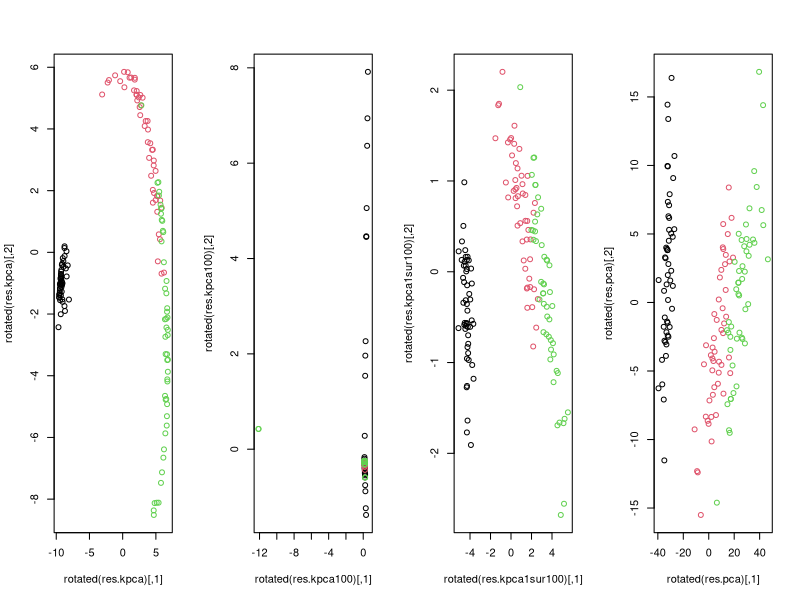
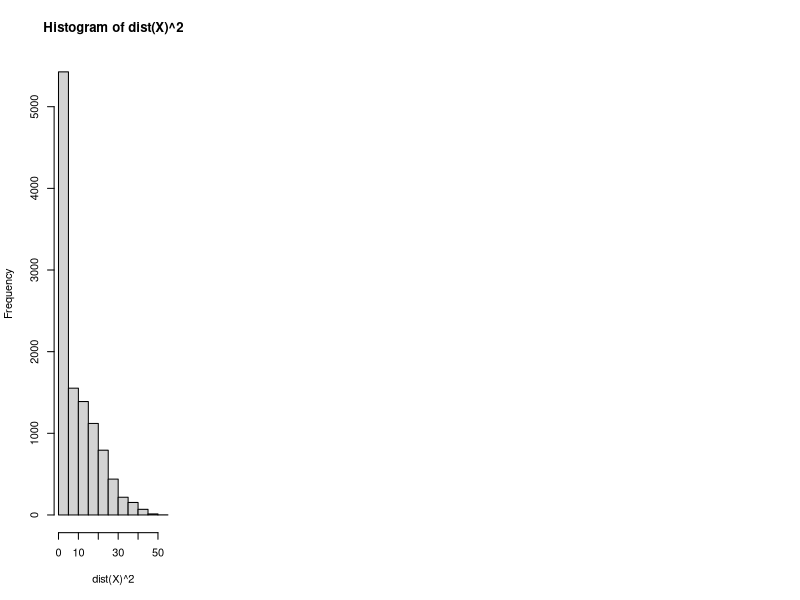
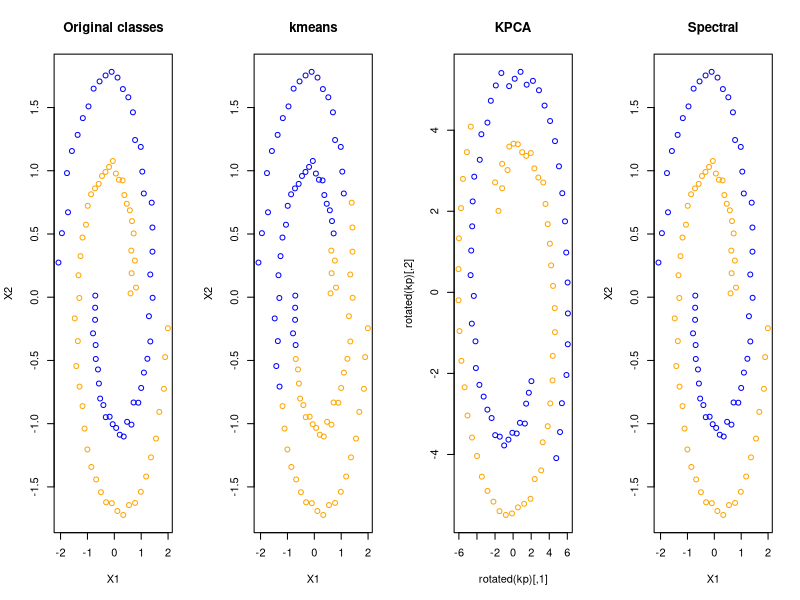
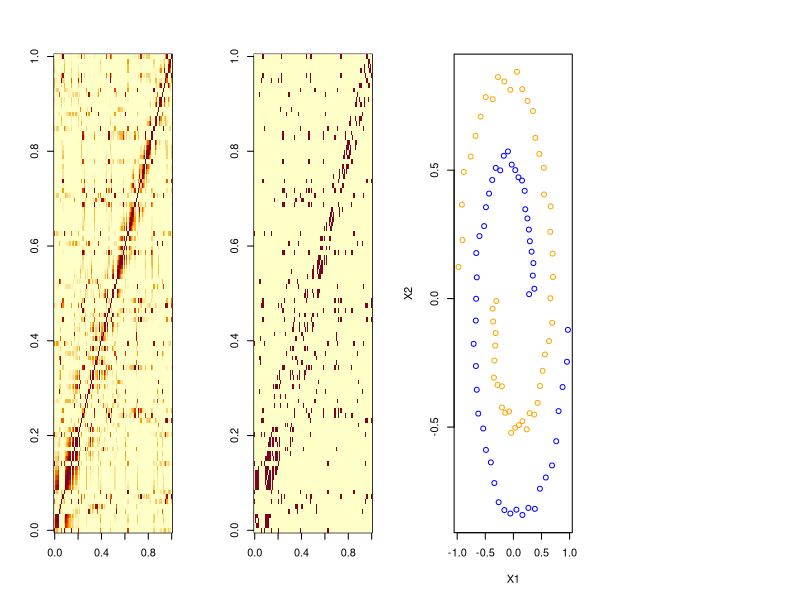

Write the R code that produced these figures, in order.
## ---- chunk 1
library(kernlab)
X <- iris[, 1:4]
#pairs(X, col=iris$Species)

X <- as.matrix(X)
kpca(X) -> res.kpca
#str(res.kpca)
kpca(X, kpar=list(sigma=100)) -> res.kpca100
kpca(X, kpar=list(sigma=1/100)) -> res.kpca1sur100
kpca(X, kernel="vanilladot", kpar=list()) -> res.pca

par(mfrow=c(1,4))
plot(rotated(res.kpca), col=iris$Species)
plot(rotated(res.kpca100), col=iris$Species)
plot(rotated(res.kpca1sur100), col=iris$Species)
plot(rotated(res.pca), col=iris$Species)

hist(dist(X)^2)
summary(dist(X)^2)
## ---- chunk 2
myKPCA <- function(X, k=2, kernel="Gaussian", beta=1) {
  X <- as.matrix(X)
  if (kernel == "Gaussian") {
    K <- exp(-1/beta*(as.matrix(dist(X))^2))
  }
  else {
    K <- X %*% t(X)
  }
  
  # Centering
  n <- nrow(X)
  II <- matrix(1/n,n,n)
  Ktilde <- K - 2*II %*% K + II %*% K %*% II
  
  # Eigenvalue decomposition
  res <- svd(Ktilde)
  alpha <- res$u
  lambda <- res$d^2
  
  # Projection
  Y <- K %*% alpha[,1:k]
  
  return(list(Y=Y, lambda=lambda[1:k]))
}
## ---- chunk 3
data(spam)
set.seed(1)
train <- sample(1:dim(spam)[1], 400)
kpc <- kpca(~., data=spam[train,-58], kernel="rbfdot", kpar=list(sigma=1/1000), features=2)

#spam %>% PCA(., quali.sup=ncol(spam[train,]))%>% plot(habillage=ncol(spam[train,]), choix="ind")
## ---- chunk 4
library(mlbench)

set.seed(NULL)
obj <- mlbench.spirals(100, 1, 0.025)
my.data <- data.frame(obj$x)
names(my.data) <- c("X1", "X2")
my.data <- scale(my.data, TRUE, TRUE)
par(mfrow=c(1,4))
plot(my.data, col=c("orange", "blue")[obj$classes], main="Original classes")
my.data <- as.matrix(my.data)
plot(my.data, col=c("orange", "blue")[kmeans(my.data, 2)$cluster], main="kmeans")

kpca(my.data, kernel="rbfdot") -> kp
plot(rotated(kp), col=c("orange","blue")[obj$classes], main="KPCA")

specc(my.data, centers=2, kernel="rbfdot") -> sp
plot(my.data, col=c("orange","blue")[sp], main="Spectral")
## ---- chunk 5
set.seed(111)
obj <- mlbench.spirals(100, 1, 0.025)
my.data <- data.frame(obj$x)

sigma2 = 1/10
K <- exp(-as.matrix(dist(my.data))^2 / sigma2)
image(K)
## ---- chunk 6
A <- K > 0.5
diag(A) <- 0
D <- diag(colSums(A))
L <- D-A
# Li <- diag(rep(1:100)) - solve(D)%*%A
image(A)
color.kmeans <- kmeans(eigen(L)$vectors[,97:100], 2, nstart=30)$cluster
plot(my.data, col=c("orange","blue")[color.kmeans])
